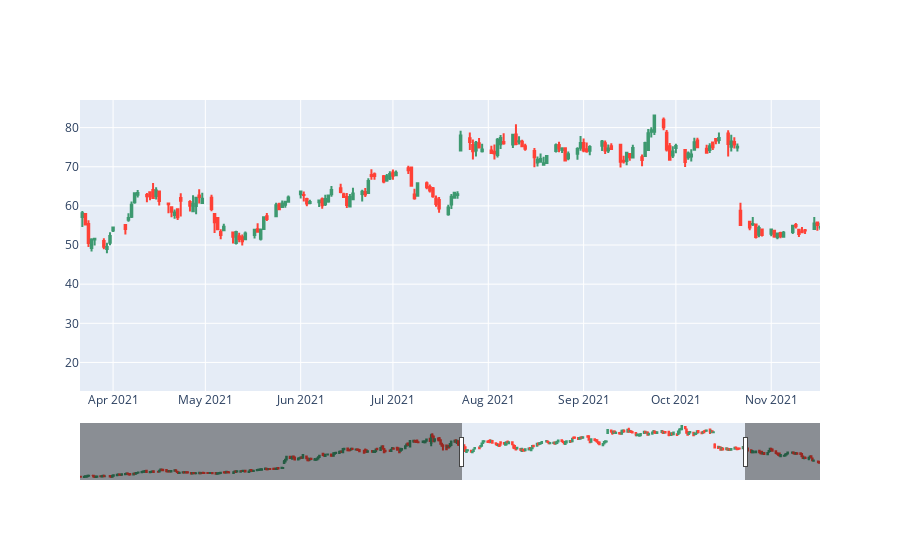

The notebook cell this image was saved under:
### Code cell
import plotly.graph_objects as go

fig = go.Figure(data=[go.Candlestick(x=df_ticker.index,
                open=df_ticker.SNAP.open,
                high=df_ticker.SNAP.high,
                low=df_ticker.SNAP.low,
                close=df_ticker.SNAP.close)])

fig.show()

### Figure 1 — Plotly figure (JSON) as saved in the notebook; plotly's stock layout.template omitted (floating-point values rounded to 4 significant figures; data arrays with more than 128 entries replaced by an {"elided": "..."} marker saying what was removed)
{"data": [{"close": {"elided": "434 float values"}, "high": {"elided": "434 float values"}, "low": {"elided": "434 float values"}, "open": {"elided": "434 float values"}, "type": "candlestick", "x": {"elided": "434 str values"}}], "layout": {"autosize": true, "xaxis": {"autorange": false, "range": ["2021-03-21 05:50:45.0045", "2021-11-16 20:36:54.2353"], "rangeslider": {"autorange": true, "range": ["2020-04-30 12:00", "2022-01-19 12:00"], "yaxis": {"_template": null, "rangemode": "match"}}, "type": "date"}, "yaxis": {"autorange": true, "range": [12.7, 87.06]}}}
